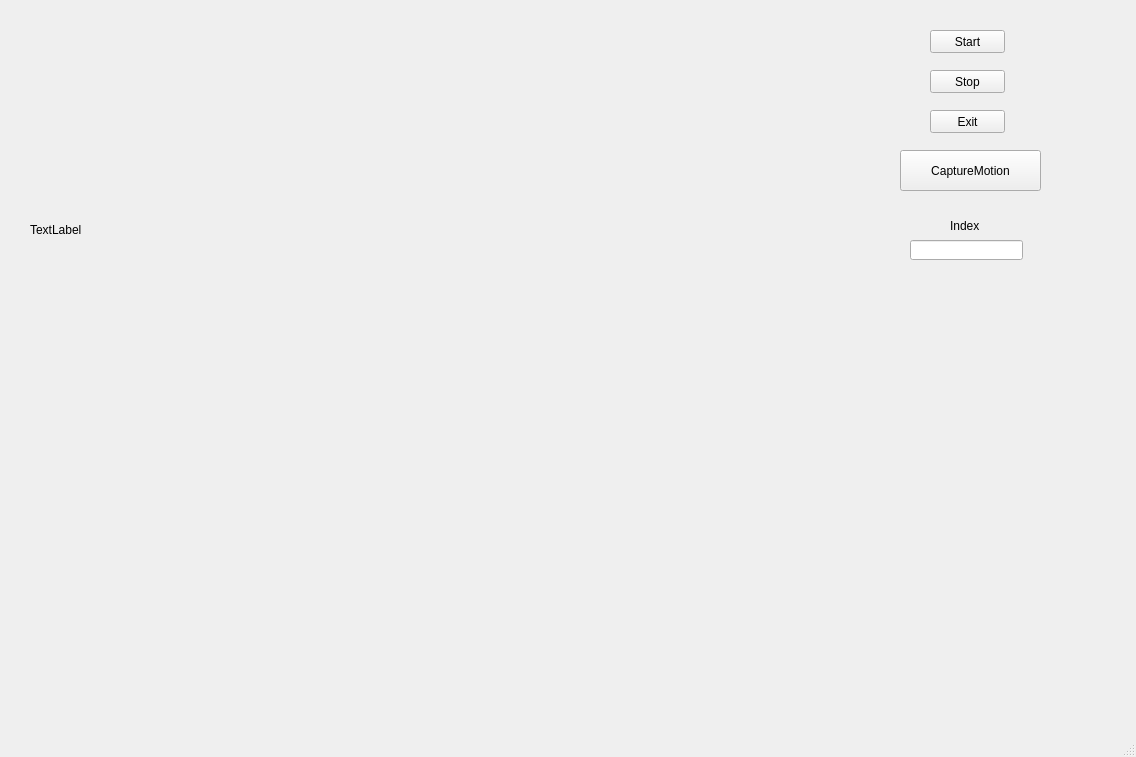
<?xml version="1.0" encoding="UTF-8"?>
<ui version="4.0">
 <class>MainWindow</class>
 <widget class="QMainWindow" name="MainWindow">
  <property name="geometry">
   <rect>
    <x>0</x>
    <y>0</y>
    <width>1136</width>
    <height>757</height>
   </rect>
  </property>
  <property name="windowTitle">
   <string>Gesture Training</string>
  </property>
  <widget class="QWidget" name="centralwidget">
   <widget class="QLabel" name="WinCamaraLabel">
    <property name="geometry">
     <rect>
      <x>30</x>
      <y>30</y>
      <width>600</width>
      <height>400</height>
     </rect>
    </property>
    <property name="text">
     <string>TextLabel</string>
    </property>
   </widget>
   <widget class="QPushButton" name="WinStartBtn">
    <property name="geometry">
     <rect>
      <x>930</x>
      <y>30</y>
      <width>75</width>
      <height>23</height>
     </rect>
    </property>
    <property name="text">
     <string>Start</string>
    </property>
   </widget>
   <widget class="QPushButton" name="WinStopBtn">
    <property name="geometry">
     <rect>
      <x>930</x>
      <y>70</y>
      <width>75</width>
      <height>23</height>
     </rect>
    </property>
    <property name="text">
     <string>Stop</string>
    </property>
   </widget>
   <widget class="QPushButton" name="WinExitBtn">
    <property name="geometry">
     <rect>
      <x>930</x>
      <y>110</y>
      <width>75</width>
      <height>23</height>
     </rect>
    </property>
    <property name="text">
     <string>Exit</string>
    </property>
   </widget>
   <widget class="QPushButton" name="WinCaptureMotionBtn">
    <property name="geometry">
     <rect>
      <x>900</x>
      <y>150</y>
      <width>141</width>
      <height>41</height>
     </rect>
    </property>
    <property name="text">
     <string>CaptureMotion</string>
    </property>
   </widget>
   <widget class="QLabel" name="WinIndexLabelText">
    <property name="geometry">
     <rect>
      <x>950</x>
      <y>220</y>
      <width>54</width>
      <height>12</height>
     </rect>
    </property>
    <property name="text">
     <string>Index</string>
    </property>
   </widget>
   <widget class="QLineEdit" name="WinIndexLineEdit">
    <property name="geometry">
     <rect>
      <x>910</x>
      <y>240</y>
      <width>113</width>
      <height>20</height>
     </rect>
    </property>
   </widget>
  </widget>
  <widget class="QMenuBar" name="menubar">
   <property name="geometry">
    <rect>
     <x>0</x>
     <y>0</y>
     <width>1136</width>
     <height>22</height>
    </rect>
   </property>
  </widget>
  <widget class="QStatusBar" name="statusbar"/>
 </widget>
 <resources/>
 <connections/>
</ui>
